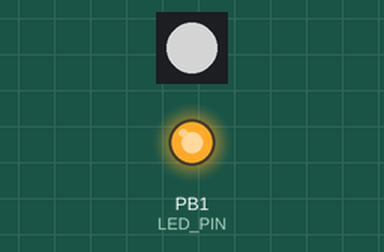
This program was run on a simulated ATtiny85, built with avr-gcc and run on an emulated ATtiny85. Shown: 1 RGB LEDs in strip order, left to right, output pins drawn as LEDs (lit = HIGH). Dim RGB values are drawn brighter than linear.

Above: at 0.01 s.
At 9.98 s:
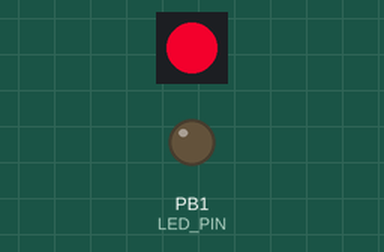
At 19.92 s:
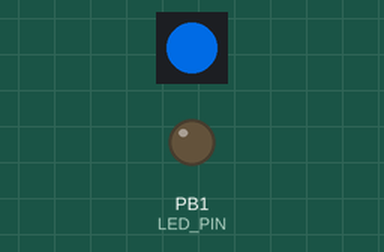
At 39.9 s:
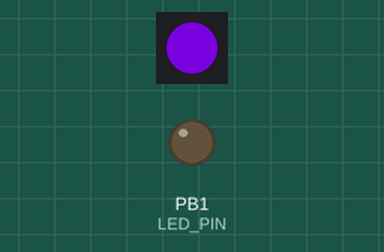
Timing chart, 0 to 40.0 s (numbered marks = the images above):
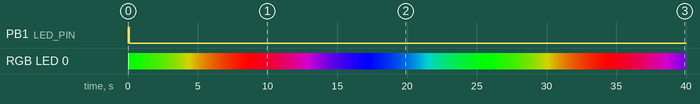

The program:

main.cpp
```cpp
#include <Arduino.h>

#include <Adafruit_NeoPixel.h>

// Status LED
#define LED_PIN  1

// Neopixel(s)
#define DATA_PIN 4
#define NUM_LEDS 1
#define NEO_IO   (NEO_GRB+NEO_KHZ800)

// Rainbowspeed
#define DELAY_MS 100

Adafruit_NeoPixel strip = Adafruit_NeoPixel(NUM_LEDS, DATA_PIN, NEO_IO);

// Color wheel through the rainbow
uint32_t Wheel(byte WheelPos) {
  if (WheelPos < 85) {
      return strip.Color(WheelPos * 3, 255 - WheelPos * 3, 0);
  } else if (WheelPos < 170) {
      WheelPos -= 85;
      return strip.Color(255 - WheelPos * 3, 0, WheelPos * 3);
  } else {
      WheelPos -= 170;
      return strip.Color(0, WheelPos * 3, 255 - WheelPos * 3);
  }
}

// Increment color of neopixels
void rainbow( uint32_t delay_ms ) {
  static uint8_t step = 0;
  for (uint16_t i = 0; i < strip.numPixels(); i++) {
      strip.setPixelColor(i, Wheel((i + step) & 255));
  }
  strip.show();
  step++;
  delay(delay_ms);
}

// Set all pixels to one color
void color( uint32_t c, uint32_t delay_ms ) {
  for (uint16_t i = 0; i < strip.numPixels(); i++) {
    strip.setPixelColor(i, c);
  }
  strip.show();
  delay(delay_ms);
}

void setup() {
  // Status LED on to show we are alive
  pinMode(LED_PIN, OUTPUT);
  digitalWrite(LED_PIN, HIGH);

  // Set strip to medium white to see if all colors of all pixels work
  strip.begin();
  color(strip.Color(128,128,128), DELAY_MS);

  // Status LED off: init done
  digitalWrite(LED_PIN, LOW);
}

void loop() {
  // Cycle neopixels through rainbow colors
  rainbow(DELAY_MS);
}
```

Measured:
- by itself, RGB LED 0: off → RGB(128, 128, 128) at 0.00 s, → RGB(0, 255, 0) 0.10 s later, → RGB(3, 252, 0) 0.10 s later, → RGB(6, 249, 0) 0.10 s later, … (398 changes in this stretch)
